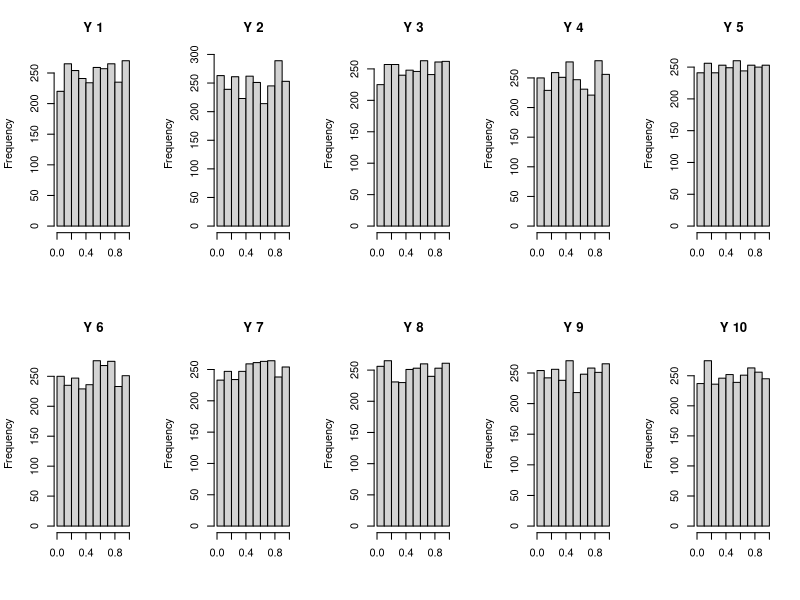
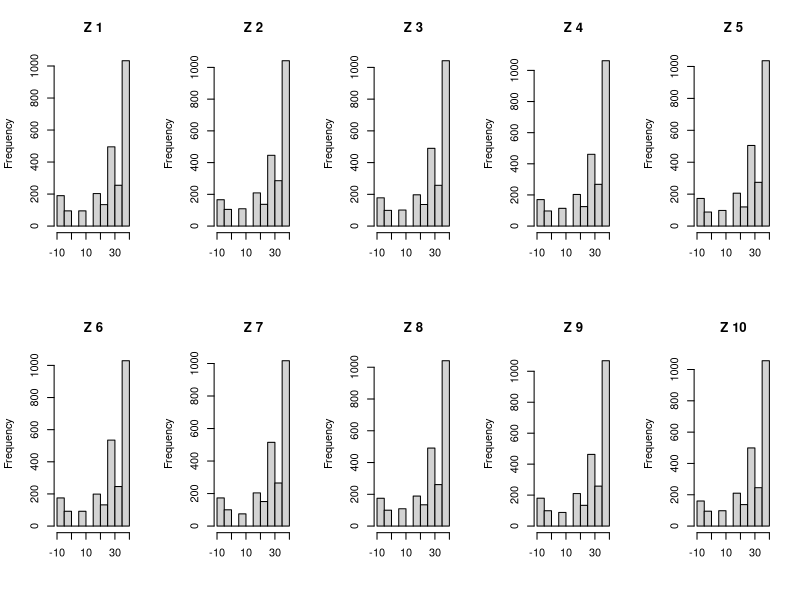

Recreate these plots in R, in order.
# generate normals, check correlations
X <- array(rnorm(25000), dim = c(2500, 10))
cor(X)

# correlation coefficient
a<-0.8

# generate 10x10 correlation matrix
M <- c(1.0, a, a, a, a, a, a, a, a, a, a, 1.0, a, a, a, a, a, a, a, a, a, a, 1.0, 
a, a, a, a, a, a, a, a, a, a, 1.0, a, a, a, a, a, a, a, a, a, a, 1.0, a, a, a, a,
a, a, a, a, a, a, 1.0, a, a, a, a, a, a, a, a, a, a, 1.0, a, a, a, a, a, a, a, a, 
a, a, 1.0, a, a, a, a, a, a, a, a, a, a, 1.0, a, a, a, a, a, a, a, a, a, a, 1.0)
dim(M) <- c(10, 10)

# adjust correlations for uniform distribution
for (i in 1:10){
    for (j in max(i, 1):10){
        if (i != j){
            M[i, j] <- 2 * sin(pi * M[i, j] / 6)
            M[j, i] <- 2 * sin(pi * M[j, i] / 6)
        }
    }
}

# induce correlation by Cholesky decomposition, check correlations
C <- chol(M)
Y <- X %*% C
cor(Y)

# create uniforms, check correlations
Y[, 1:10] <- pnorm(Y[, 1:10])
cor(Y)

# plot results (marginals)
par(mfrow = c(2, 5))
for (i in 1:10){
    hist(Y[, i], main = paste("Y", i), xlab = "")
}

write.table(Y, file= "corr80percent.txt")

# GP coding
GP<-function(x){ 
b<-x

b<-ifelse (x<0.292, 40,b) 
b<-ifelse (x>=0.292 & x<0.424, 37,b) 
b<-ifelse (x>=0.424 & x<0.528, 33,b) 
b<-ifelse (x>=0.528 & x<0.654, 30,b) 
b<-ifelse (x>=0.654 & x<0.722, 27,b) 
b<-ifelse (x>=0.722 & x<0.776, 23,b) 
b<-ifelse (x>=0.776 & x<0.857, 20,b) 
b<-ifelse (x>=0.857 & x<0.895, 10,b) 
b<-ifelse (x>=0.895 & x<0.931, 0,b)  
b<-ifelse (x>=0.931 & x<=1, -9,b)
b}

Z<- apply(Y,2,GP)
# plot GPA histograms
par(mfrow = c(2, 5))
for (i in 1:10){
    hist(Z[, i], main = paste("Z", i), xlab = "")
}

write.table(Z, file= "GPcorr80percent.txt")
